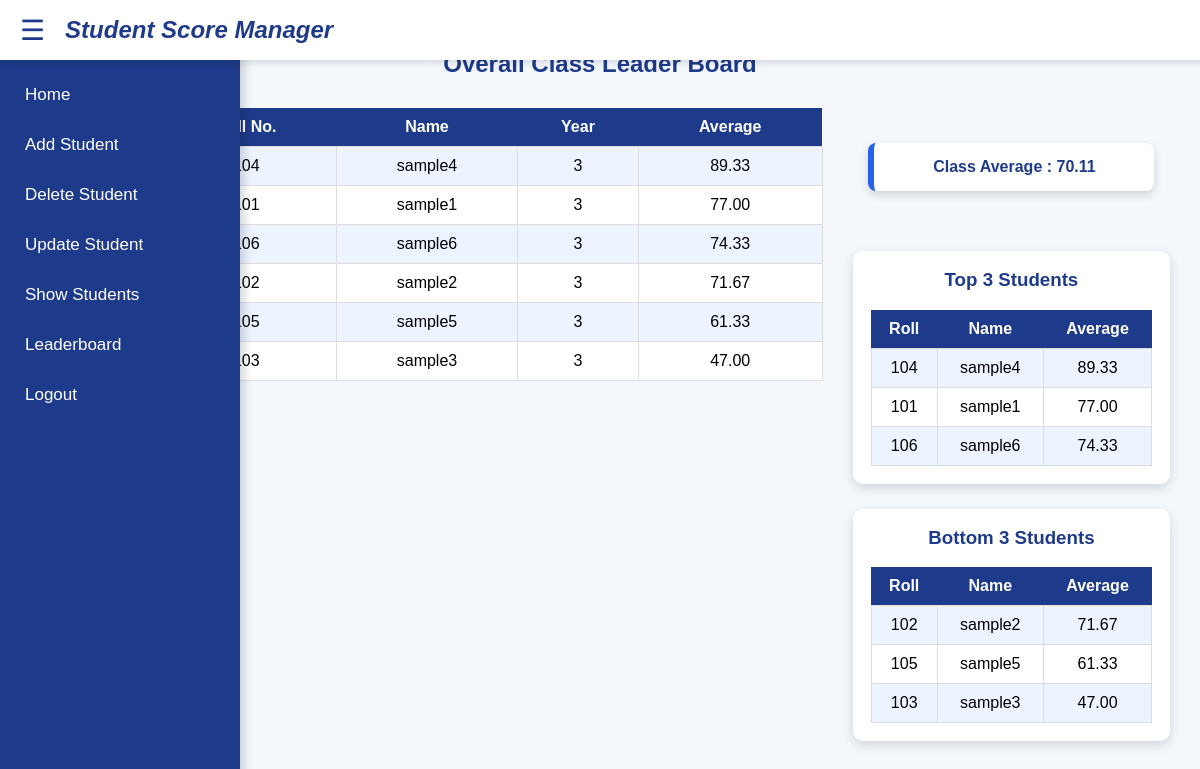
The app's page /leaderboard with its own data.
### tables this page shows
CREATE TABLE student_data(
            rollNo integer primary key,
            name varchar(50) not null,
            year integer not null check(year >= 1 AND year <= 4)
        );

### updated_app.py (the view)
@app.get("/leaderboard")
def leaderboard():
    try:
        conn = sqlite3.connect("students.db")
        cur = conn.cursor()
        cur.execute("""select sd.rollNo, sd.name, sd.year, AVG(sm.mark_gained)
                    from student_data as sd join student_marks as sm
                    on sd.rollNo = sm.rollNo
                    group by sd.rollNo
                    order by AVG(sm.mark_gained) DESC
                """)
        rows = cur.fetchall()
        if not rows:
            return "No students found"
        top3 = rows[:3]
        bottom3 = rows[-3:]
        class_avg = sum(row[3] for row in rows)/len(rows)
        conn.commit()
        conn.close()
        return render_template(
            "showLeaderboard.html",
            students = rows,
            top3 = top3,
            bottom3= bottom3,
            class_avg = class_avg
            )
    except Exception as e:
        return f"Error : {e}"

### templates/showLeaderboard.html (shortened to what this page needs)
<!DOCTYPE html>
<html lang="en">
<head>
    <link rel="stylesheet" href="{{ url_for('static', filename='leaderboard.css') }}">
    <link rel="stylesheet" href="{{ url_for('static', filename='sidebar.css') }}">
</head>
<body>
    {% include "sidebar.html" %}
    <h2>Overall Class Leader Board</h2>
<div class="main-container">
    <div class="left-panel">
        <table>
            <tr>
                <th>S.No</th>
                <th>Roll No.</th>
                <th>Name</th>
                <th>Year</th>
                <th>Average</th>
            </tr>
            {% for s in students %}
            <tr>
                <td>{{loop.index}}</td>
                <td>{{s[0]}}</td>
                <td>{{s[1]}}</td>
                <td>{{s[2]}}</td>
                <td>{{"%.2f"|format(s[3])}}</td>
            </tr>
            {% endfor %}
        </table>
    </div>
    <div class="right-panel">
        <div class="class-average">
            Class Average : {{"%.2f"|format(class_avg)}}
        </div>
        <div class="card">
            <h3>Top 3 Students</h3>
            <table>
                <tr>
                    <th>Roll</th>
                    <th>Name</th>
                    <th>Average</th>
                </tr>
                {% for t in top3 %}
                <tr>
                    <td>{{t[0]}}</td>
                    <td>{{t[1]}}</td>
                    <td>{{"%.2f"|format(t[3])}}</td>
                </tr>
                {% endfor %}
            </table>
        </div>
        <div class="card">
            <h3>Bottom 3 Students</h3>
            <table>
                <tr>
                    <th>Roll</th>
                    <th>Name</th>
                    <th>Average</th>
                </tr>
                {% for b in bottom3 %}
                <tr>
                    <td>{{b[0]}}</td>
                    <td>{{b[1]}}</td>
                    <td>{{"%.2f"|format(b[3])}}</td>
                </tr>
                {% endfor %}
            </table>
        </div>
    </div>
</div>
</body>
</html>

### templates/sidebar.html (shortened to what this page needs)
<!DOCTYPE html>
<html lang="en">
<head>
</head>
<body>
    <div class="top-bar">
    <button class="menu-btn" onclick="toggleSidebar()">☰</button>
    <h2 class="logo">Student Score Manager</h2>
</div>
    <div id="sidebar" class="sidebar">
    <a href="/homePage">Home</a>
    <a href="/temp">Add Student</a>
    <a href="/temp1">Delete Student</a>
    <a href="/temp2">Update Student</a>
    <a href="/all">Show Students</a>
    <a href="/leaderboard">Leaderboard</a>
    <a href="/">Logout</a>
</div>
</body>
</html>

### static/leaderboard.css (style rules this page uses)
body { margin:0; padding:30px; font-family:Arial, Helvetica, sans-serif; background:#F4F8FC; }
h2 { text-align:center; color:#1E3A8A; margin-bottom:30px; }
.main-container { display:flex; gap:30px; align-items:flex-start; }
.left-panel { flex:2.5; }
.right-panel { flex:1; display:flex; flex-direction:column; gap:25px; }
.card { background:white; padding:18px; border-radius:10px; box-shadow:0 4px 12px rgba(0,0,0,.15); }
table { width:100%; border-collapse:collapse; background:white; }
th { background:#1E3A8A; color:white; padding:10px; }
td { padding:10px; text-align:center; border:1px solid #ddd; }
tr:nth-child(even) { background:#EEF4FF; }
h3 { text-align:center; color:#1E3A8A; margin-top:0; }
.class-average { width:250px; margin:35px auto; padding:15px; text-align:center; background:white; border-left:6px solid #2563EB; border-radius:8px; font-weight:bold; color:#1E3A8A; box-shadow:0 4px 10px rgba(0,0,0,.15); }

### static/sidebar.css (style rules this page uses)
.sidebar { position: fixed; top: 0; left: 0; width: 240px; height: 100%; background: #1E3A8A; overflow-x: hidden; transition: 0.3s; box-shadow: 3px 0 10px rgba(0,0,0,0.2); z-index: 1000; padding-top: 70px; }
.sidebar a { display: block; padding: 15px 25px; color: white; text-decoration: none; font-size: 17px; transition: 0.2s; }
.top-bar { position: fixed; top: 0; left: 0; width: 100%; height: 60px; background: white; display: flex; align-items: center; padding-left: 20px; box-shadow: 0 2px 8px rgba(0,0,0,0.15); z-index: 1100; gap:20px; }
.logo { margin:0; color:#1E3A8A; font-size:24px; font-style:italic; }
.menu-btn { background: none; border: none; font-size: 28px; color: #1E3A8A; cursor: pointer; width:auto; margin:0; padding:0; }

### records on screen
student_data: rollNo "104", name "sample4", year "3", s "89.33", t "89.33"
student_data: rollNo "101", name "sample1", year "3", s "77.00", t "77.00"
student_data: rollNo "106", name "sample6", year "3", s "74.33", t "74.33"
student_data: rollNo "102", name "sample2", year "3", s "71.67", b "71.67"
student_data: rollNo "105", name "sample5", year "3", s "61.33", b "61.33"
student_data: rollNo "103", name "sample3", year "3", s "47.00", b "47.00"

### other values on screen
{{ "%.2f"|format(class_avg) }} "70.11"
